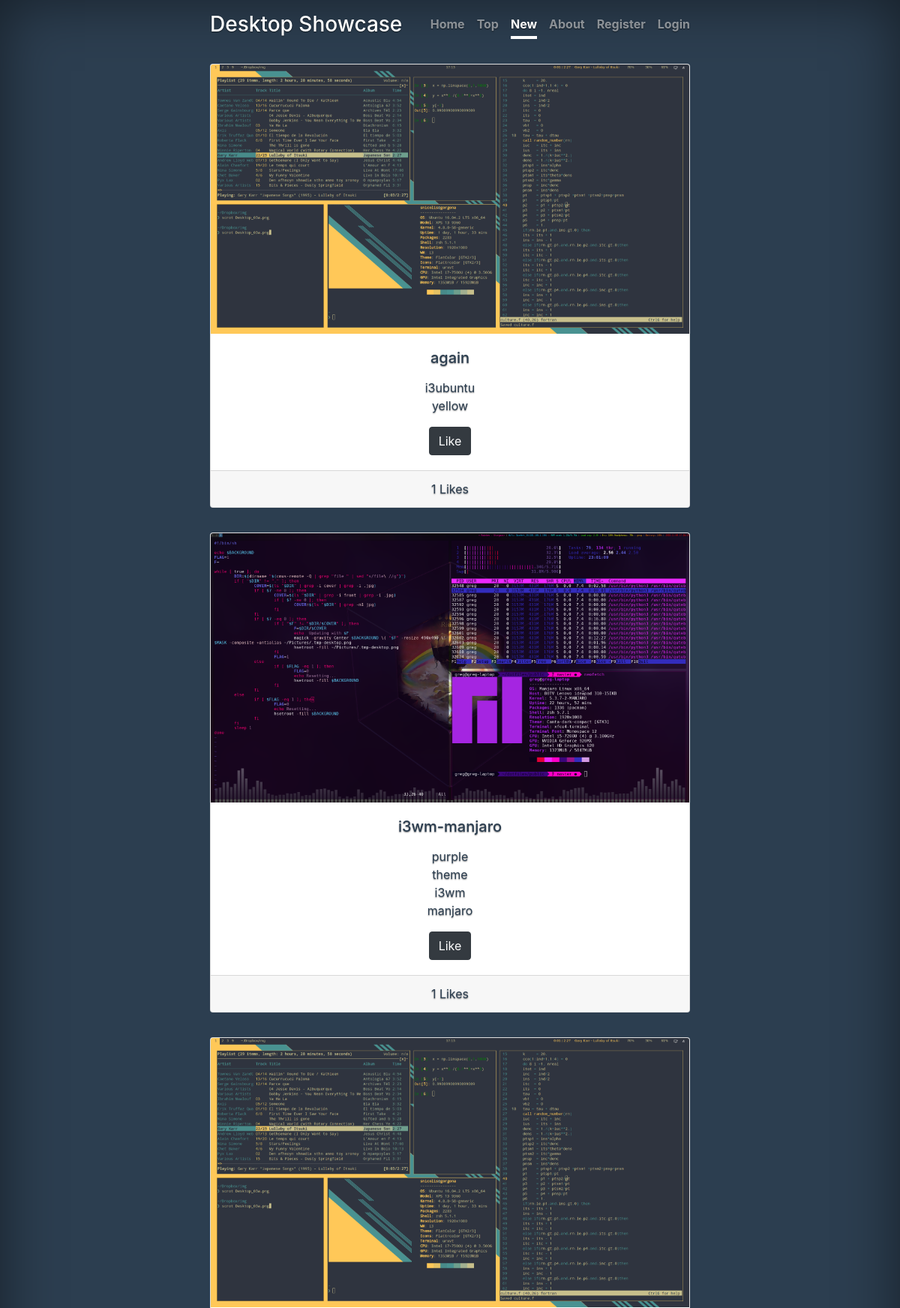
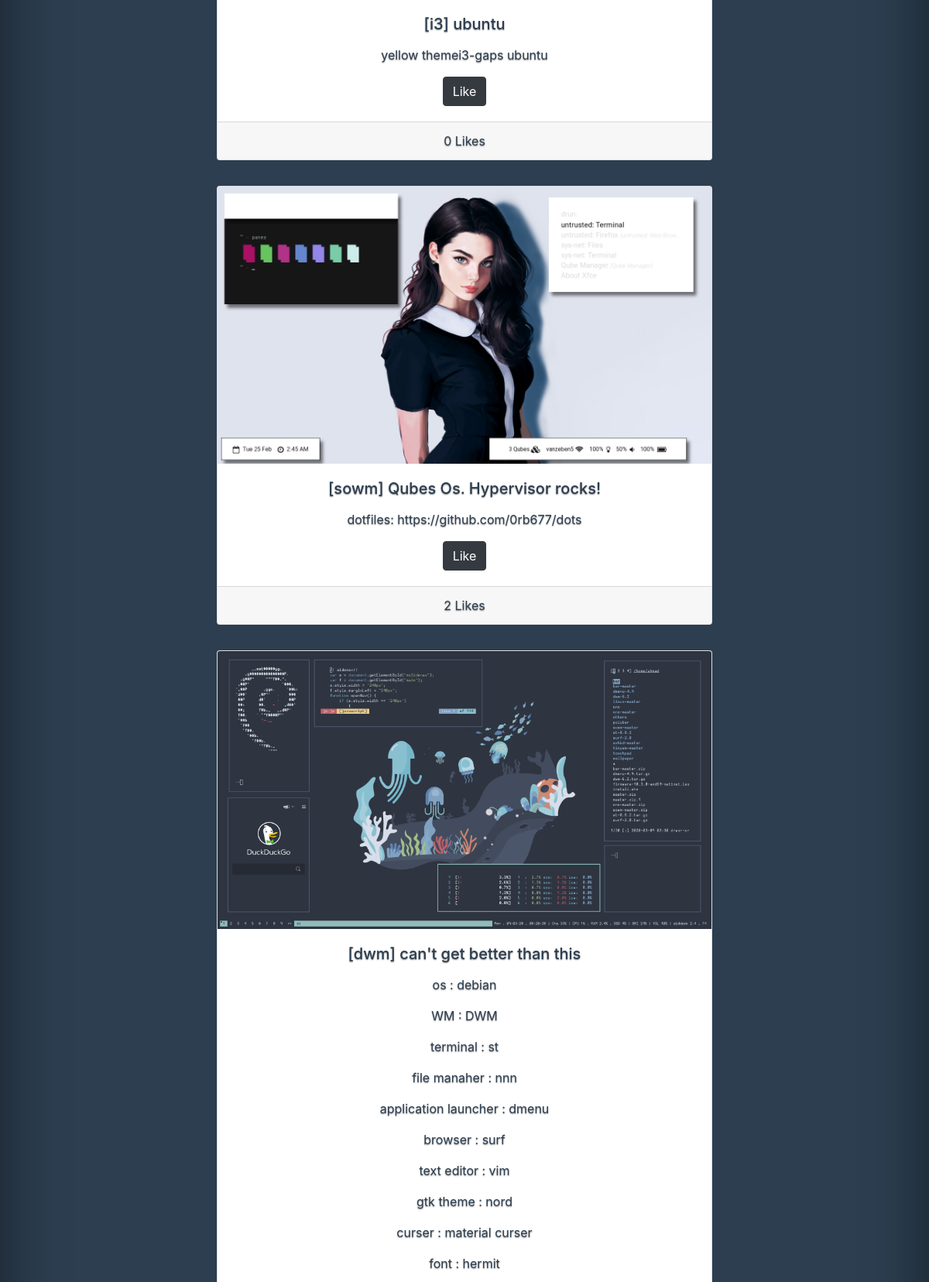
The page /new/ (upper part) on the database its author committed (2 pictures, top to bottom).
### myapp/models.py (models this page shows)
class Post(models.Model):
    title = models.CharField(max_length=255)
    content = models.CharField(max_length=1000)
    photo = models.ImageField()
    point = models.IntegerField(default=0)

### myapp/myviews/new_post_list.py (the view)
# urls.py: path('new/', NewPostList.as_view(), name='new'),
class NewPostList(PostList):
    def __init__(self):
        self.ordering_column = '-id'
        self.active_menu = 'active_new'
        self.page = 'new'

### myapp/myviews/login.py (called while the page is built)
    @classmethod
    def is_user_logged_on(cls, request, context):
        if 'user_id' not in request.session:
            context['not_logged_on'] = True
            return False
        return True

### myapp/myviews/post_list.py (called while the page is built)
    def get(self, request, page_number=1):
        context = self.get_context_data()
        paginator = Paginator(context['posts'], 5)
        posts_per_page = paginator.get_page(page_number)
        context['posts_per_page'] = posts_per_page
        context['current_url'] = resolve(request.path_info).url_name
        return render(request, self.template_name, context)

    def get_context_data(self, **kwargs):
        context = super().get_context_data(**kwargs)
        context[self.active_menu] = 'active'
        context['posts'] = Post.objects.all().order_by(self.ordering_column)
        if self.is_user_logged_on(context):
            user_id = self.request.session['user_id']
            context['liked_posts'] = self.posts_liked_by_user(user_id)
        return context

    def is_user_logged_on(self, context):
        return LoginView.is_user_logged_on(self.request, context)

### myapp/templates/myapp/posts.html (shortened to what this page needs)
{% extends "myapp/base.html" %}
{% block content %}
{% if posts %}
    {% for post in posts_per_page %}
        <div class="card" style="width: auto;color:#2c3e50;">
            <img src="http://{{ request.get_host }}/photos/{{ post.photo }}" class="card-img-top">
            <div class="card-body">
                <h5 class="card-title">{{ post.title }}</h5>
                <p class="card-text">{{ post.content|linebreaks }}</p>
                <form method="POST" action="#">
                    {% if post.id in liked_posts %}
                        <button type="submit" class="btn btn-primary" name="unlike" onmouseover="mouseOver(this)" onmouseout="mouseOut(this)">Liked &#10004</button>
                    {% else %}
                        <button type="submit" class="btn btn-dark" name="like">Like</button>
                    {% endif %}
                </form>
            </div>
            <div class="card-footer text-muted">
                <span style="color:#2c3e50">{{ post.point }} Likes</span>
            </div>
        </div>
    {% endfor %}
{% else %}
    <p>Kayit yok</p>
{% endif %}
{% endblock content %}

### myapp/static/cover2.css (style rules this page uses)
html, body { background-color: #2c3e50; }
body { display: -ms-flexbox; display: flex; color: #fff; text-shadow: 0 .05rem .1rem rgba(0, 0, 0, .5); box-shadow: inset 0 0 5rem rgba(0, 0, 0, .5); }

### rows shown on the page
Post: photo (picture), title "again", content "i3ubuntu yellow", shows "Like", point "1"
Post: photo (picture), title "i3wm-manjaro", content "purple theme i3wm manjaro", shows "Like", point "1"
Post: photo (picture), title "[i3] ubuntu", content "yellow themei3-gaps ubuntu", shows "Like", point "0"
Post: photo (picture), title "[sowm] Qubes Os. Hypervisor rocks!", content "dotfiles: https://github.com/0rb677/dots", shows "Like", point "2"
Post: photo (picture), title "[dwm] can't get better than this", content "os : debian WM : DWM terminal : st file manaher : nnn application launcher : dmenu browser : surf text editor : vim gtk theme : nord curser : material curser font : hermit"
